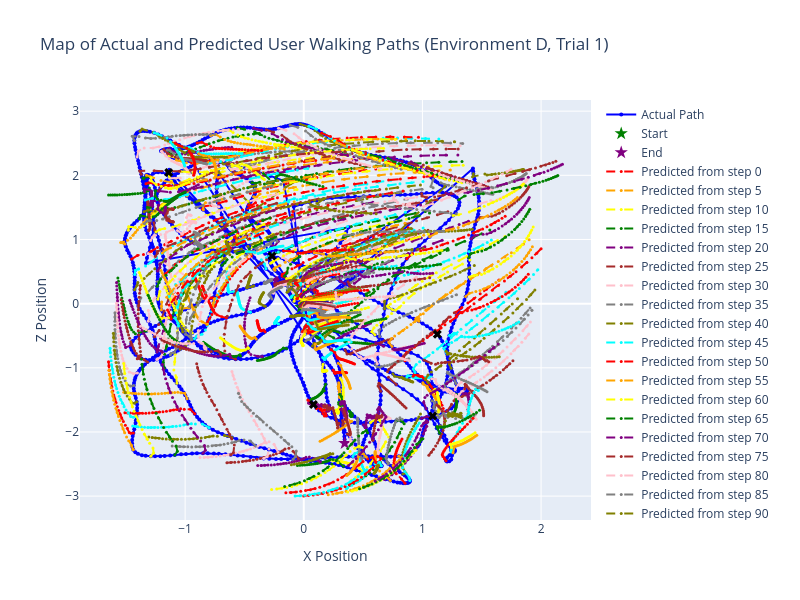

Write notebook code for a chart like this one.
### Code cell
# Select one trial from environment D
selected_trial = test_df['trial'].unique()[0]
test_df_single = test_df[test_df['trial'] == selected_trial]

# Create sequences for this single trial
X_test_single, y_test_single = create_sequences_grouped(test_df_single, seq_length=SEQ_LENGTH)

# Get actual positions
actual_x = test_df_single['x'].values
actual_z = test_df_single['z'].values

# Calculate POI positions (at the user's position when closest to each POI)
poi_x_list = []
poi_z_list = []
for poi in range(5):
    dist_col = f'poi_{poi}_dist'
    min_dist_idx = test_df_single[dist_col].idxmin()
    poi_x = test_df_single.loc[min_dist_idx, 'x']
    poi_z = test_df_single.loc[min_dist_idx, 'z']
    poi_x_list.append(poi_x)
    poi_z_list.append(poi_z)

poi_positions = list(zip(poi_x_list, poi_z_list))

# Predict next 20 timesteps for each timestep with stride 5
stride = 5
predicted_paths = []

for start_idx in range(0, len(X_test_single), stride):
    start_seq = X_test_single[start_idx].copy()
    predictions = []
    current_seq = start_seq.copy()
    
    for _ in range(20):
        pred = model.predict(current_seq.reshape(1, SEQ_LENGTH, 15), verbose=0)[0]  # [x, z]
        predictions.append(pred)
        
        # Create new timestep features
        prev_x, prev_z = current_seq[-1, 0], current_seq[-1, 1]
        new_x, new_z = pred
        new_vx = new_x - prev_x  # Assume dt=1
        new_vz = new_z - prev_z
        new_yaw = current_seq[-1, 4]  # Keep yaw the same
        
        # Recalculate POI features
        poi_features = []
        for px, pz in poi_positions:
            dist = np.sqrt((new_x - px)**2 + (new_z - pz)**2)
            angle = np.arctan2(pz - new_z, px - new_x)
            rel_angle = angle - new_yaw
            rel_angle = np.arctan2(np.sin(rel_angle), np.cos(rel_angle))
            poi_features.extend([dist, rel_angle])
        
        new_timestep = [new_x, new_z, new_vx, new_vz, new_yaw] + poi_features
        
        # Shift sequence: remove first, add new
        current_seq = np.roll(current_seq, -1, axis=0)
        current_seq[-1] = new_timestep
    
    # Starting position for this prediction
    start_x = start_seq[-1, 0]
    start_z = start_seq[-1, 1]
    pred_path_x = [start_x] + [p[0] for p in predictions]
    pred_path_z = [start_z] + [p[1] for p in predictions]
    predicted_paths.append((pred_path_x, pred_path_z))

# Plot interactive map
import plotly.graph_objects as go

fig = go.Figure()

# Add actual path
fig.add_trace(go.Scatter(x=actual_x, y=actual_z, mode='lines+markers', name='Actual Path', 
                         line=dict(color='blue', width=2), marker=dict(size=4)))

# Add start and end markers
fig.add_trace(go.Scatter(x=[actual_x[0]], y=[actual_z[0]], mode='markers', name='Start', 
                         marker=dict(color='green', size=10, symbol='star')))
fig.add_trace(go.Scatter(x=[actual_x[-1]], y=[actual_z[-1]], mode='markers', name='End', 
                         marker=dict(color='purple', size=10, symbol='star')))

# Add predicted paths
colors = ['red', 'orange', 'yellow', 'green', 'purple', 'brown', 'pink', 'gray', 'olive', 'cyan']
for idx, (pred_x, pred_z) in enumerate(predicted_paths):
    color = colors[idx % len(colors)]
    fig.add_trace(go.Scatter(x=pred_x, y=pred_z, mode='lines+markers', 
                             name=f'Predicted from step {idx*stride}', 
                             line=dict(color=color, width=2, dash='dash'), 
                             marker=dict(size=3, color=color), showlegend=True))

# Add POIs
fig.add_trace(go.Scatter(x=poi_x_list, y=poi_z_list, mode='markers', name='POIs', 
                         marker=dict(color='black', size=8, symbol='x')))

fig.update_layout(
    title=f'Map of Actual and Predicted User Walking Paths (Environment D, Trial {selected_trial})',
    xaxis_title='X Position',
    yaxis_title='Z Position',
    width=800,
    height=600
)

fig.show()
